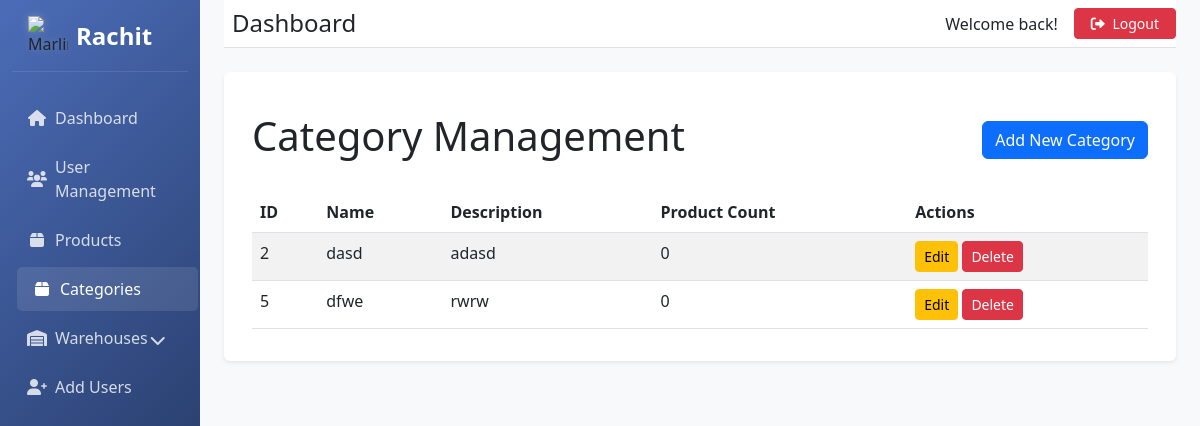
Page /categories/ (signed in) on the earlier database version.
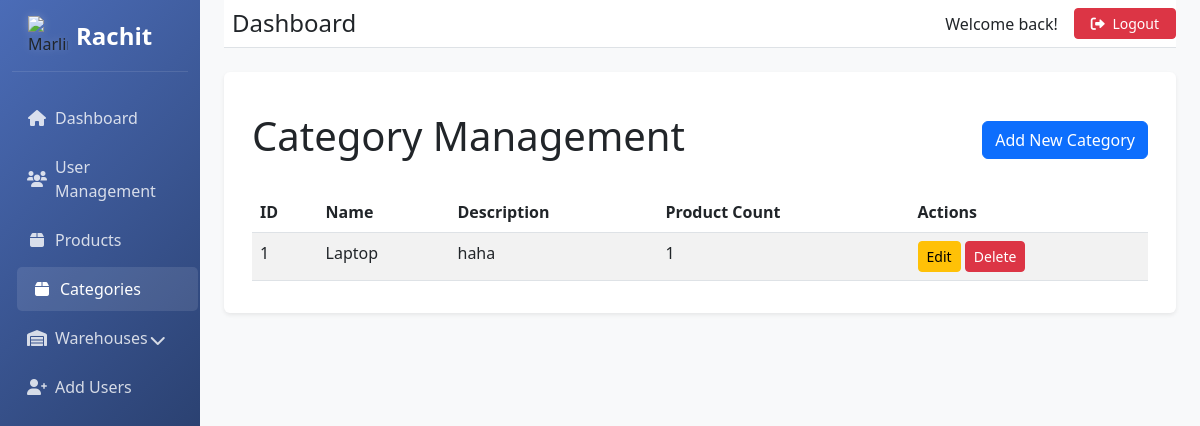
Same page on the later database version.
### Inventory/models.py (models this page shows, shortened)
class Category(models.Model):
    name = models.CharField(max_length=100)
    description = models.TextField(null=True, blank=True)
    expires = models.BooleanField(default=False, help_text='Whether products in this category expire')
    created_at = models.DateTimeField(auto_now_add=True)
    updated_at = models.DateTimeField(auto_now=True)
    class Meta:
        verbose_name_plural = "Categories"
        ordering = ['name']

### Inventory/views.py (the view)
# urls.py: path('categories/', inventory_views.categories, name='categories'),
@login_required
def categories(request):
    if request.user.role not in ['admin']:
        return HttpResponseForbidden("You are not authorized to view this page")
    categories = Category.objects.all()
    return render(request, 'categories.html', {'categories': categories})

### templates/categories.html (shortened to what this page needs)
{% extends "base_dashboard.html" %}
{% block sidebar_menu %}
<ul class="nav flex-column">
    <li class="nav-item">
        <a class="nav-link" href="{% url 'admin_dashboard' %}">
            <i class="fas fa-home me-2"></i> Dashboard
        </a>
    </li>
    <li class="nav-item">
        <a class="nav-link" href="{% url 'user_statistics' %}">
            <i class="fas fa-users me-2"></i> User Management
        </a>
    </li>
    <li class="nav-item">
        <a class="nav-link " href="{% url 'products' %}">
            <i class="fas fa-box me-2"></i> Products
        </a>
    </li>
    <li class="nav-item">
        <a class="nav-link active" href="{% url 'categories' %}">
            <i class="fas fa-box me-2"></i> Categories
        </a>
    </li>
    <li class="nav-item">
        <a class="nav-link" href="#warehouseManagement" data-bs-toggle="collapse" role="button">
            <i class="fas fa-warehouse me-2"></i> Warehouses
            <i class="fas fa-chevron-down float-end mt-1"></i>
        </a>
    </li>
    <li class="nav-item">
        <a class="nav-link" href="{% url 'add_user_page' %}">
            <i class="fas fa-user-plus me-2"></i> Add Users
        </a>
    </li>
</ul>
{% endblock %}
{% block content %}
<div class="container mt-4">
    <div class="d-flex justify-content-between align-items-center mb-4">
        <h1>Category Management</h1>
        <a href="{% url 'add_category' %}" class="btn btn-primary">Add New Category</a>
    </div>
    {% if categories %}
    <div class="table-responsive">
        <table class="table table-striped table-hover">
            <thead>
                <tr>
                    <th>ID</th>
                    <th>Name</th>
                    <th>Description</th>
                    <th>Product Count</th>
                    <th>Actions</th>
                </tr>
            </thead>
            <tbody>
                {% for category in categories %}
                <tr>
                    <td>{{ category.id }}</td>
                    <td>{{ category.name }}</td>
                    <td>{{ category.description|truncatechars:50 }}</td>
                    <td>{{ category.product_set.count }}</td>
                    <td>
                        <a href="{% url 'update_category' category.id %}" class="btn btn-sm btn-warning">Edit</a>
                        <a href="{% url 'delete_category' category.id %}" class="btn btn-sm btn-danger">Delete</a>
                    </td>
                </tr>
                {% endfor %}
            </tbody>
        </table>
    </div>
    {% else %}
    <div class="alert alert-info">No categories found. Add some categories to get started!</div>
    {% endif %}
</div>
{% endblock %}

Differences in the rows shown:
removed Category: id "2", name "dasd", description "adasd", product_set.count "0"
removed Category: id "5", name "dfwe", description "rwrw", product_set.count "0"
added Category: id "1", name "Laptop", description "haha", product_set.count "1"
